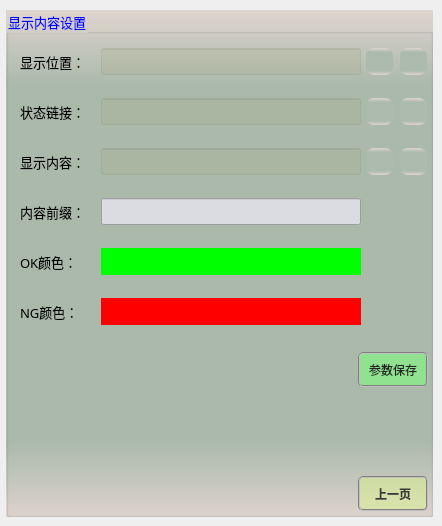
       <widget class="QWidget" name="page_2">
        <widget class="QGroupBox" name="groupCamera_4">
         <property name="geometry">
          <rect>
           <x>6</x>
           <y>10</y>
           <width>427</width>
           <height>507</height>
          </rect>
         </property>
         <property name="font">
          <font>
           <family>微软雅黑</family>
           <pointsize>10</pointsize>
          </font>
         </property>
         <property name="styleSheet">
          <string notr="true">background-color: qlineargradient(x1:0, y1:0, x2:0, y2:1, stop:0 #dfd5cf, stop: 0.15 #acbbac, stop: 0.85 #acbbac,stop:1 #dfd5cf);
color: rgb(0, 0, 255);</string>
         </property>
         <property name="title">
          <string>显示内容设置</string>
         </property>
         <widget class="QLabel" name="label_10">
          <property name="geometry">
           <rect>
            <x>14</x>
            <y>42</y>
            <width>80</width>
            <height>19</height>
           </rect>
          </property>
          <property name="font">
           <font>
            <family>微软雅黑</family>
            <pointsize>10</pointsize>
           </font>
          </property>
          <property name="styleSheet">
           <string notr="true">color: rgb(0, 0, 0);
background: transparent;</string>
          </property>
          <property name="text">
           <string>显示位置：</string>
          </property>
         </widget>
         <widget class="QPushButton" name="btnOkColor">
          <property name="geometry">
           <rect>
            <x>95</x>
            <y>238</y>
            <width>260</width>
            <height>27</height>
           </rect>
          </property>
          <property name="styleSheet">
           <string notr="true">border:none;
background-color: rgba(0, 255, 0);</string>
          </property>
          <property name="text">
           <string/>
          </property>
         </widget>
         <widget class="QLabel" name="label_12">
          <property name="geometry">
           <rect>
            <x>14</x>
            <y>92</y>
            <width>80</width>
            <height>19</height>
           </rect>
          </property>
          <property name="font">
           <font>
            <family>微软雅黑</family>
            <pointsize>10</pointsize>
           </font>
          </property>
          <property name="styleSheet">
           <string notr="true">color: rgb(0, 0, 0);
background: transparent;</string>
          </property>
          <property name="text">
           <string>状态链接：</string>
          </property>
         </widget>
         <widget class="QLabel" name="label_13">
          <property name="geometry">
           <rect>
            <x>14</x>
            <y>192</y>
            <width>80</width>
            <height>19</height>
           </rect>
          </property>
          <property name="font">
           <font>
            <family>微软雅黑</family>
            <pointsize>10</pointsize>
           </font>
          </property>
          <property name="styleSheet">
           <string notr="true">color: rgb(0, 0, 0);
background: transparent;</string>
          </property>
          <property name="text">
           <string>内容前缀：</string>
          </property>
         </widget>
         <widget class="QLabel" name="label_14">
          <property name="geometry">
           <rect>
            <x>14</x>
            <y>142</y>
            <width>80</width>
            <height>19</height>
           </rect>
          </property>
          <property name="font">
           <font>
            <family>微软雅黑</family>
            <pointsize>10</pointsize>
           </font>
          </property>
          <property name="styleSheet">
           <string notr="true">color: rgb(0, 0, 0);
background: transparent;</string>
          </property>
          <property name="text">
           <string>显示内容：</string>
          </property>
         </widget>
         <widget class="QLineEdit" name="txtPos_XY">
          <property name="geometry">
           <rect>
            <x>95</x>
            <y>38</y>
            <width>260</width>
            <height>27</height>
           </rect>
          </property>
          <property name="font">
           <font>
            <family>微软雅黑</family>
            <pointsize>10</pointsize>
           </font>
          </property>
          <property name="toolTip">
           <string>全局变量QPoint类型</string>
          </property>
          <property name="styleSheet">
           <string notr="true">color: rgb(0, 0, 200);
background-color: rgba(170, 170, 127,50);</string>
          </property>
          <property name="text">
           <string/>
          </property>
          <property name="alignment">
           <set>Qt::AlignCenter</set>
          </property>
          <property name="readOnly">
           <bool>true</bool>
          </property>
         </widget>
         <widget class="QLabel" name="label_16">
          <property name="geometry">
           <rect>
            <x>14</x>
            <y>242</y>
            <width>75</width>
            <height>19</height>
           </rect>
          </property>
          <property name="font">
           <font>
            <family>微软雅黑</family>
            <pointsize>10</pointsize>
           </font>
          </property>
          <property name="styleSheet">
           <string notr="true">color: rgb(0, 0, 0);
background: transparent;</string>
          </property>
          <property name="text">
           <string>OK颜色：</string>
          </property>
         </widget>
         <widget class="QLabel" name="label_17">
          <property name="geometry">
           <rect>
            <x>14</x>
            <y>292</y>
            <width>75</width>
            <height>19</height>
           </rect>
          </property>
          <property name="font">
           <font>
            <family>微软雅黑</family>
            <pointsize>10</pointsize>
           </font>
          </property>
          <property name="styleSheet">
           <string notr="true">color: rgb(0, 0, 0);
background: transparent;</string>
          </property>
          <property name="text">
           <string>NG颜色：</string>
          </property>
         </widget>
         <widget class="QPushButton" name="btnNgColor">
          <property name="geometry">
           <rect>
            <x>95</x>
            <y>288</y>
            <width>260</width>
            <height>27</height>
           </rect>
          </property>
          <property name="styleSheet">
           <string notr="true">border:none;
background-color: rgba(255, 0, 0);</string>
          </property>
          <property name="text">
           <string/>
          </property>
         </widget>
         <widget class="QLineEdit" name="txtPrefix">
          <property name="geometry">
           <rect>
            <x>95</x>
            <y>188</y>
            <width>260</width>
            <height>27</height>
           </rect>
          </property>
          <property name="font">
           <font>
            <family>微软雅黑</family>
            <pointsize>10</pointsize>
           </font>
          </property>
          <property name="styleSheet">
           <string notr="true">color: rgb(0, 0, 200);
background-color: rgba(220, 220, 227,250);</string>
          </property>
          <property name="alignment">
           <set>Qt::AlignCenter</set>
          </property>
          <property name="readOnly">
           <bool>false</bool>
          </property>
         </widget>
         <widget class="QLineEdit" name="txtState">
          <property name="geometry">
           <rect>
            <x>95</x>
            <y>88</y>
            <width>260</width>
            <height>27</height>
           </rect>
          </property>
          <property name="font">
           <font>
            <family>微软雅黑</family>
            <pointsize>10</pointsize>
           </font>
          </property>
          <property name="toolTip">
           <string/>
          </property>
          <property name="styleSheet">
           <string notr="true">color: rgb(0, 0, 200);
background-color: rgba(170, 170, 127,50);</string>
          </property>
          <property name="alignment">
           <set>Qt::AlignCenter</set>
          </property>
          <property name="readOnly">
           <bool>true</bool>
          </property>
         </widget>
         <widget class="QPushButton" name="btnLinkState">
          <property name="geometry">
           <rect>
            <x>360</x>
            <y>88</y>
            <width>27</width>
            <height>27</height>
           </rect>
          </property>
          <property name="toolTip">
           <string>链接状态</string>
          </property>
          <property name="styleSheet">
           <string notr="true">QWidget{ border:none;border-radius: 8px;padding: 2px 4px;}
QPushButton:hover{ background-color: rgba(85, 150, 127, 100);}
QPushButton:pressed{background-color: rgba(85, 180, 127, 160);}</string>
          </property>
          <property name="text">
           <string/>
          </property>
          <property name="icon">
           <iconset resource="sub_res.qrc">
            <normaloff>:/resource/link.png</normaloff>:/resource/link.png</iconset>
          </property>
          <property name="iconSize">
           <size>
            <width>27</width>
            <height>27</height>
           </size>
          </property>
         </widget>
         <widget class="QPushButton" name="btnDelLinkState">
          <property name="geometry">
           <rect>
            <x>394</x>
            <y>88</y>
            <width>27</width>
            <height>27</height>
           </rect>
          </property>
          <property name="toolTip">
           <string>删除状态链接</string>
          </property>
          <property name="styleSheet">
           <string notr="true">QWidget{ border:none;border-radius: 8px;padding: 2px 4px;}
QPushButton:hover{ background-color: rgba(226, 142, 162, 100);}
QPushButton:pressed{background-color: rgba(226, 172, 162, 200);}</string>
          </property>
          <property name="text">
           <string/>
          </property>
          <property name="icon">
           <iconset resource="sub_res.qrc">
            <normaloff>:/resource/del_link.png</normaloff>:/resource/del_link.png</iconset>
          </property>
          <property name="iconSize">
           <size>
            <width>27</width>
            <height>27</height>
           </size>
          </property>
         </widget>
         <widget class="QLineEdit" name="txtContent">
          <property name="geometry">
           <rect>
            <x>95</x>
            <y>138</y>
            <width>260</width>
            <height>27</height>
           </rect>
          </property>
          <property name="font">
           <font>
            <family>微软雅黑</family>
            <pointsize>10</pointsize>
           </font>
          </property>
          <property name="styleSheet">
           <string notr="true">color: rgb(0, 0, 200);
background-color: rgba(170, 170, 127,50);</string>
          </property>
          <property name="alignment">
           <set>Qt::AlignCenter</set>
          </property>
          <property name="readOnly">
           <bool>true</bool>
          </property>
         </widget>
         <widget class="QPushButton" name="btnLinkContent">
          <property name="geometry">
           <rect>
            <x>360</x>
            <y>138</y>
            <width>27</width>
            <height>27</height>
           </rect>
          </property>
          <property name="toolTip">
           <string>链接内容</string>
          </property>
          <property name="styleSheet">
           <string notr="true">QWidget{ border:none;border-radius: 8px;padding: 2px 4px;}
QPushButton:hover{ background-color: rgba(85, 150, 127, 100);}
QPushButton:pressed{background-color: rgba(85, 180, 127, 160);}</string>
          </property>
          <property name="text">
           <string/>
          </property>
          <property name="icon">
           <iconset resource="sub_res.qrc">
            <normaloff>:/resource/link.png</normaloff>:/resource/link.png</iconset>
          </property>
          <property name="iconSize">
           <size>
            <width>27</width>
            <height>27</height>
           </size>
          </property>
         </widget>
         <widget class="QPushButton" name="btnDelLinkContent">
          <property name="geometry">
           <rect>
            <x>394</x>
            <y>138</y>
            <width>27</width>
            <height>27</height>
           </rect>
          </property>
          <property name="toolTip">
           <string>删除内容链接</string>
          </property>
          <property name="styleSheet">
           <string notr="true">QWidget{ border:none;border-radius: 8px;padding: 2px 4px;}
QPushButton:hover{ background-color: rgba(226, 142, 162, 100);}
QPushButton:pressed{background-color: rgba(226, 172, 162, 200);}</string>
          </property>
          <property name="text">
           <string/>
          </property>
          <property name="icon">
           <iconset resource="sub_res.qrc">
            <normaloff>:/resource/del_link.png</normaloff>:/resource/del_link.png</iconset>
          </property>
          <property name="iconSize">
           <size>
            <width>27</width>
            <height>27</height>
           </size>
          </property>
         </widget>
         <widget class="QPushButton" name="btnLinkPos_XY">
          <property name="geometry">
           <rect>
            <x>360</x>
            <y>38</y>
            <width>27</width>
            <height>27</height>
           </rect>
          </property>
          <property name="toolTip">
           <string>链接显示位置</string>
          </property>
          <property name="styleSheet">
           <string notr="true">QWidget{ border:none;border-radius: 8px;padding: 2px 4px;}
QPushButton:hover{ background-color: rgba(85, 150, 127, 100);}
QPushButton:pressed{background-color: rgba(85, 180, 127, 160);}</string>
          </property>
          <property name="text">
           <string/>
          </property>
          <property name="icon">
           <iconset resource="sub_res.qrc">
            <normaloff>:/resource/link.png</normaloff>:/resource/link.png</iconset>
          </property>
          <property name="iconSize">
           <size>
            <width>27</width>
            <height>27</height>
           </size>
          </property>
         </widget>
         <widget class="QPushButton" name="btnDelLinkPos_XY">
          <property name="geometry">
           <rect>
            <x>394</x>
            <y>38</y>
            <width>27</width>
            <height>27</height>
           </rect>
          </property>
          <property name="toolTip">
           <string>删除显示位置链接</string>
          </property>
          <property name="styleSheet">
           <string notr="true">QWidget{ border:none;border-radius: 8px;padding: 2px 4px;}
QPushButton:hover{ background-color: rgba(226, 142, 162, 100);}
QPushButton:pressed{background-color: rgba(226, 172, 162, 200);}</string>
          </property>
          <property name="text">
           <string/>
          </property>
          <property name="icon">
           <iconset resource="sub_res.qrc">
            <normaloff>:/resource/del_link.png</normaloff>:/resource/del_link.png</iconset>
          </property>
          <property name="iconSize">
           <size>
            <width>27</width>
            <height>27</height>
           </size>
          </property>
         </widget>
         <widget class="QPushButton" name="btnBack">
          <property name="geometry">
           <rect>
            <x>352</x>
            <y>466</y>
            <width>70</width>
            <height>35</height>
           </rect>
          </property>
          <property name="minimumSize">
           <size>
            <width>70</width>
            <height>30</height>
           </size>
          </property>
          <property name="font">
           <font>
            <family>微软雅黑</family>
            <pointsize>9</pointsize>
            <weight>75</weight>
            <italic>false</italic>
            <bold>true</bold>
           </font>
          </property>
          <property name="styleSheet">
           <string notr="true">QWidget{ background-color: rgba(225, 255, 127,100);}
QWidget{ color: rgb(55, 55, 55);}
QWidget{ border: 2px groove gray;border-radius: 5px;padding: 2px 4px;}
QPushButton:hover{ background-color: rgba(225, 255, 127,150);}
QPushButton:pressed{background-color: rgba(225, 255, 127,255);}</string>
          </property>
          <property name="text">
           <string>上一页</string>
          </property>
         </widget>
         <widget class="QLabel" name="label">
          <property name="geometry">
           <rect>
            <x>294</x>
            <y>342</y>
            <width>48</width>
            <height>32</height>
           </rect>
          </property>
          <property name="styleSheet">
           <string notr="true">background: transparent;</string>
          </property>
          <property name="text">
           <string/>
          </property>
          <property name="pixmap">
           <pixmap resource="sub_res.qrc">:/resource/a_right_2.png</pixmap>
          </property>
          <property name="scaledContents">
           <bool>true</bool>
          </property>
         </widget>
         <widget class="QPushButton" name="btnSave">
          <property name="geometry">
           <rect>
            <x>352</x>
            <y>342</y>
            <width>70</width>
            <height>35</height>
           </rect>
          </property>
          <property name="minimumSize">
           <size>
            <width>70</width>
            <height>30</height>
           </size>
          </property>
          <property name="font">
           <font>
            <family>微软雅黑</family>
            <pointsize>9</pointsize>
            <weight>50</weight>
            <italic>false</italic>
            <bold>false</bold>
           </font>
          </property>
          <property name="styleSheet">
           <string notr="true">QWidget{ background-color: rgba(125, 255, 127,150);}
QWidget{ color: rgb(35, 35, 35);}
QWidget{ border: 2px groove gray;border-radius: 5px;padding: 2px 4px;}
QPushButton:hover{ background-color: rgba(125, 255, 127,200);}
QPushButton:pressed{background-color: rgba(125, 255, 127,255);}</string>
          </property>
          <property name="text">
           <string>参数保存</string>
          </property>
         </widget>
         <zorder>label_17</zorder>
         <zorder>label_10</zorder>
         <zorder>btnOkColor</zorder>
         <zorder>label_12</zorder>
         <zorder>label_13</zorder>
         <zorder>label_14</zorder>
         <zorder>txtPos_XY</zorder>
         <zorder>label_16</zorder>
         <zorder>btnNgColor</zorder>
         <zorder>txtPrefix</zorder>
         <zorder>txtState</zorder>
         <zorder>btnLinkState</zorder>
         <zorder>btnDelLinkState</zorder>
         <zorder>txtContent</zorder>
         <zorder>btnLinkContent</zorder>
         <zorder>btnDelLinkContent</zorder>
         <zorder>btnLinkPos_XY</zorder>
         <zorder>btnDelLinkPos_XY</zorder>
         <zorder>btnBack</zorder>
         <zorder>label</zorder>
         <zorder>btnSave</zorder>
        </widget>
       </widget>
